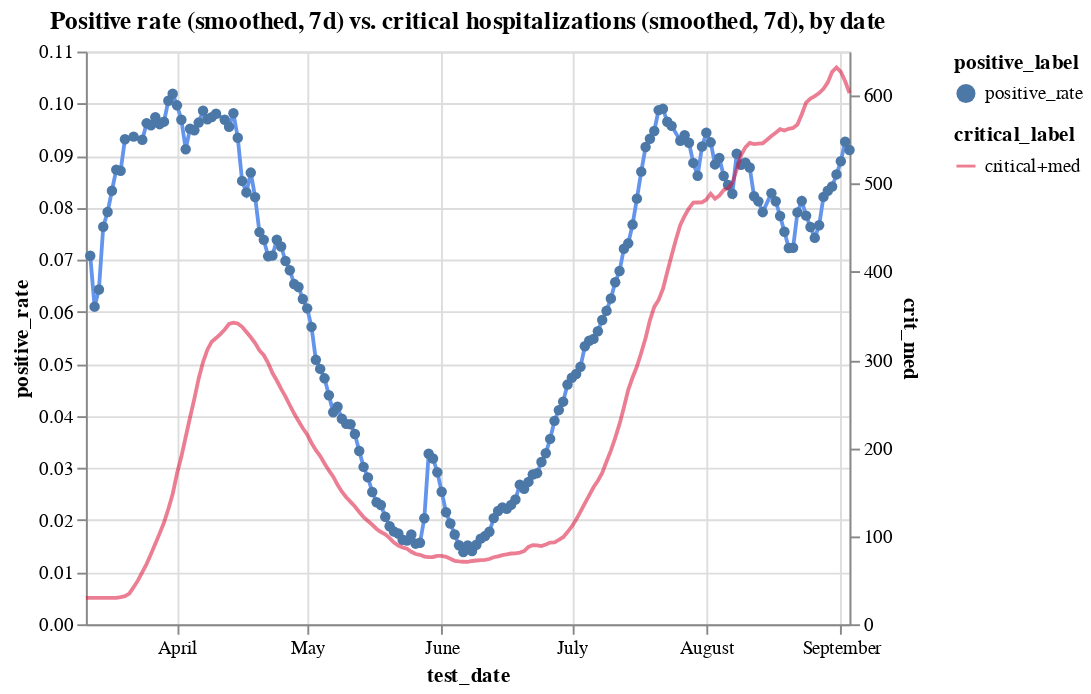

The notebook cell this image was saved under:
### Code cell
c1 = alt.Chart(hos_and_rate[hos_and_rate.positive_rate<0.115]
               .assign(positive_rate = lambda x: x.positive_rate.ewm(span=7).mean())
               .assign(positive_label ='positive_rate')).mark_line(color='cornflowerblue').encode(
    x='test_date',
    y='positive_rate',
    tooltip=['test_date', 'positive_rate'],
    shape='positive_label'
)
c2 = alt.Chart(hos_and_rate
               .assign(critical_label='critical+med')
               .assign(crit_med = lambda x: (x.critical+x.medium).ewm(span=7).mean())
              ).mark_line(color='crimson').encode(
    x='test_date',
    y='crit_med',
    tooltip=['test_date', 'critical'],
    opacity='critical_label'
)


alt.layer(c1, c2).resolve_scale(y='independent').properties(title='Positive rate (smoothed, 7d) vs. critical hospitalizations (smoothed, 7d), by date')

### Figure 1 — Vega-Lite specification as saved in the notebook (floating-point values rounded to 4 significant figures; data arrays with more than 128 entries replaced by an {"elided": "..."} marker saying what was removed)
{"config": {"view": {"continuousWidth": 400, "continuousHeight": 300}}, "layer": [{"data": {"name": "data-da773f5f89f1a897576e67608b082cfa"}, "mark": {"type": "line", "color": "cornflowerblue"}, "encoding": {"shape": {"type": "nominal", "field": "positive_label"}, "tooltip": [{"type": "temporal", "field": "test_date"}, {"type": "quantitative", "field": "positive_rate"}], "x": {"type": "temporal", "field": "test_date"}, "y": {"type": "quantitative", "field": "positive_rate"}}}, {"data": {"name": "data-aae26fa5951c8cfc51e73971c6431122"}, "mark": {"type": "line", "color": "crimson"}, "encoding": {"opacity": {"type": "nominal", "field": "critical_label"}, "tooltip": [{"type": "temporal", "field": "test_date"}, {"type": "quantitative", "field": "critical"}], "x": {"type": "temporal", "field": "test_date"}, "y": {"type": "quantitative", "field": "crit_med"}}}], "resolve": {"scale": {"y": "independent"}}, "title": "Positive rate (smoothed, 7d) vs. critical hospitalizations (smoothed, 7d), by date", "$schema": "https://vega.github.io/schema/vega-lite/v4.8.1.json", "datasets": {"data-da773f5f89f1a897576e67608b082cfa": {"elided": "171 records"}, "data-aae26fa5951c8cfc51e73971c6431122": {"elided": "177 records"}}}
